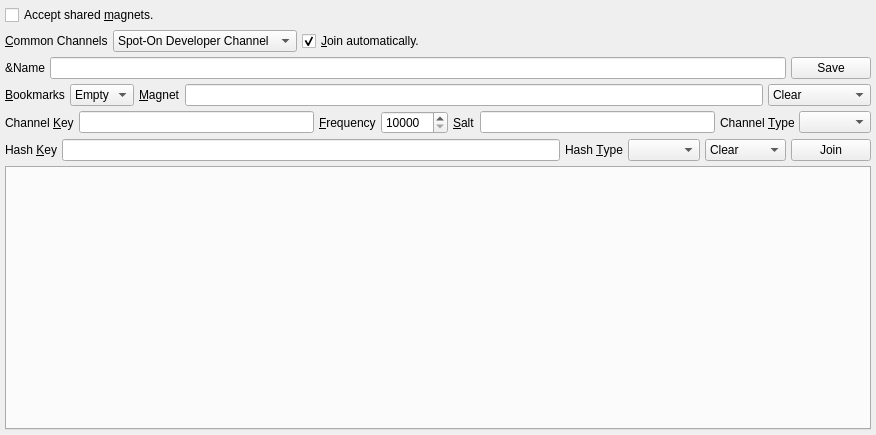
          <widget class="QWidget" name="scrollAreaWidgetContents_5">
           <property name="geometry">
            <rect>
             <x>0</x>
             <y>0</y>
             <width>876</width>
             <height>435</height>
            </rect>
           </property>
           <layout class="QVBoxLayout" name="verticalLayout_54">
            <property name="spacing">
             <number>5</number>
            </property>
            <property name="margin">
             <number>5</number>
            </property>
            <item>
             <layout class="QHBoxLayout" name="horizontalLayout_67">
              <property name="spacing">
               <number>5</number>
              </property>
              <item>
               <widget class="QCheckBox" name="acceptBuzzMagnets">
                <property name="text">
                 <string>Accept shared &amp;magnets.</string>
                </property>
               </widget>
              </item>
              <item>
               <spacer name="horizontalSpacer_54">
                <property name="orientation">
                 <enum>Qt::Horizontal</enum>
                </property>
                <property name="sizeHint" stdset="0">
                 <size>
                  <width>40</width>
                  <height>20</height>
                 </size>
                </property>
               </spacer>
              </item>
             </layout>
            </item>
            <item>
             <layout class="QHBoxLayout" name="horizontalLayout_34">
              <item>
               <widget class="QLabel" name="label_82">
                <property name="text">
                 <string>&amp;Common Channels</string>
                </property>
                <property name="buddy">
                 <cstring>commonBuzzChannels</cstring>
                </property>
               </widget>
              </item>
              <item>
               <widget class="QComboBox" name="commonBuzzChannels">
                <property name="sizeAdjustPolicy">
                 <enum>QComboBox::AdjustToContents</enum>
                </property>
                <item>
                 <property name="text">
                  <string notr="true">Spot-On Developer Channel</string>
                 </property>
                </item>
               </widget>
              </item>
              <item>
               <widget class="QCheckBox" name="buzzAutoJoin">
                <property name="text">
                 <string>&amp;Join automatically.</string>
                </property>
                <property name="checked">
                 <bool>true</bool>
                </property>
               </widget>
              </item>
              <item>
               <spacer name="horizontalSpacer_64">
                <property name="orientation">
                 <enum>Qt::Horizontal</enum>
                </property>
                <property name="sizeHint" stdset="0">
                 <size>
                  <width>40</width>
                  <height>20</height>
                 </size>
                </property>
               </spacer>
              </item>
             </layout>
            </item>
            <item>
             <layout class="QHBoxLayout" name="horizontalLayout_41">
              <property name="spacing">
               <number>5</number>
              </property>
              <item>
               <widget class="QLabel" name="label_32">
                <property name="text">
                 <string>&amp;Name</string>
                </property>
                <property name="buddy">
                 <cstring>nodeName</cstring>
                </property>
               </widget>
              </item>
              <item>
               <widget class="QLineEdit" name="buzzName"/>
              </item>
              <item>
               <widget class="QPushButton" name="saveBuzzName">
                <property name="text">
                 <string>Save</string>
                </property>
               </widget>
              </item>
             </layout>
            </item>
            <item>
             <layout class="QHBoxLayout" name="horizontalLayout_33">
              <property name="spacing">
               <number>5</number>
              </property>
              <item>
               <widget class="QLabel" name="label_49">
                <property name="text">
                 <string>&amp;Bookmarks</string>
                </property>
                <property name="buddy">
                 <cstring>favorites</cstring>
                </property>
               </widget>
              </item>
              <item>
               <widget class="QComboBox" name="favorites">
                <property name="sizeAdjustPolicy">
                 <enum>QComboBox::AdjustToContents</enum>
                </property>
                <item>
                 <property name="text">
                  <string>Empty</string>
                 </property>
                </item>
               </widget>
              </item>
              <item>
               <widget class="QLabel" name="label_72">
                <property name="text">
                 <string>&amp;Magnet</string>
                </property>
                <property name="buddy">
                 <cstring>demagnetize</cstring>
                </property>
               </widget>
              </item>
              <item>
               <widget class="QLineEdit" name="demagnetize">
                <property name="toolTip">
                 <string>Demagnetize the link.</string>
                </property>
               </widget>
              </item>
              <item>
               <widget class="QComboBox" name="buzzTools">
                <property name="sizeAdjustPolicy">
                 <enum>QComboBox::AdjustToContents</enum>
                </property>
                <item>
                 <property name="text">
                  <string>Clear</string>
                 </property>
                </item>
                <item>
                 <property name="text">
                  <string>Demagnetize</string>
                 </property>
                </item>
                <item>
                 <property name="text">
                  <string>Magnetize</string>
                 </property>
                </item>
                <item>
                 <property name="text">
                  <string>Remove</string>
                 </property>
                </item>
                <item>
                 <property name="text">
                  <string>Remove All</string>
                 </property>
                </item>
               </widget>
              </item>
             </layout>
            </item>
            <item>
             <layout class="QHBoxLayout" name="horizontalLayout_40">
              <property name="spacing">
               <number>5</number>
              </property>
              <item>
               <widget class="QLabel" name="label_33">
                <property name="text">
                 <string>Channel &amp;Key</string>
                </property>
                <property name="buddy">
                 <cstring>channel</cstring>
                </property>
               </widget>
              </item>
              <item>
               <widget class="QLineEdit" name="channel"/>
              </item>
              <item>
               <widget class="QLabel" name="label_44">
                <property name="text">
                 <string>&amp;Frequency</string>
                </property>
                <property name="buddy">
                 <cstring>buzzIterationCount</cstring>
                </property>
               </widget>
              </item>
              <item>
               <widget class="QSpinBox" name="buzzIterationCount">
                <property name="minimum">
                 <number>10000</number>
                </property>
                <property name="maximum">
                 <number>999999999</number>
                </property>
               </widget>
              </item>
              <item>
               <widget class="QLabel" name="label_37">
                <property name="text">
                 <string>&amp;Salt</string>
                </property>
                <property name="buddy">
                 <cstring>channelSalt</cstring>
                </property>
               </widget>
              </item>
              <item>
               <widget class="QLineEdit" name="channelSalt"/>
              </item>
              <item>
               <widget class="QLabel" name="label_36">
                <property name="text">
                 <string>Channel &amp;Type</string>
                </property>
                <property name="buddy">
                 <cstring>channelType</cstring>
                </property>
               </widget>
              </item>
              <item>
               <widget class="QComboBox" name="channelType">
                <property name="sizeAdjustPolicy">
                 <enum>QComboBox::AdjustToContents</enum>
                </property>
               </widget>
              </item>
             </layout>
            </item>
            <item>
             <layout class="QHBoxLayout" name="horizontalLayout_61">
              <property name="spacing">
               <number>5</number>
              </property>
              <item>
               <widget class="QLabel" name="label_61">
                <property name="text">
                 <string>Hash &amp;Key</string>
                </property>
                <property name="buddy">
                 <cstring>buzzHashKey</cstring>
                </property>
               </widget>
              </item>
              <item>
               <widget class="QLineEdit" name="buzzHashKey"/>
              </item>
              <item>
               <widget class="QLabel" name="label_62">
                <property name="text">
                 <string>Hash &amp;Type</string>
                </property>
                <property name="buddy">
                 <cstring>buzzHashType</cstring>
                </property>
               </widget>
              </item>
              <item>
               <widget class="QComboBox" name="buzzHashType">
                <property name="sizeAdjustPolicy">
                 <enum>QComboBox::AdjustToContents</enum>
                </property>
               </widget>
              </item>
              <item>
               <widget class="QComboBox" name="buzzActions">
                <property name="sizeAdjustPolicy">
                 <enum>QComboBox::AdjustToContents</enum>
                </property>
                <item>
                 <property name="text">
                  <string>Clear</string>
                 </property>
                </item>
                <item>
                 <property name="text">
                  <string>Generate</string>
                 </property>
                </item>
               </widget>
              </item>
              <item>
               <widget class="QPushButton" name="join">
                <property name="text">
                 <string>Join</string>
                </property>
               </widget>
              </item>
             </layout>
            </item>
            <item>
             <widget class="QTabWidget" name="buzzTab">
              <property name="currentIndex">
               <number>-1</number>
              </property>
              <property name="tabsClosable">
               <bool>true</bool>
              </property>
             </widget>
            </item>
           </layout>
          </widget>
